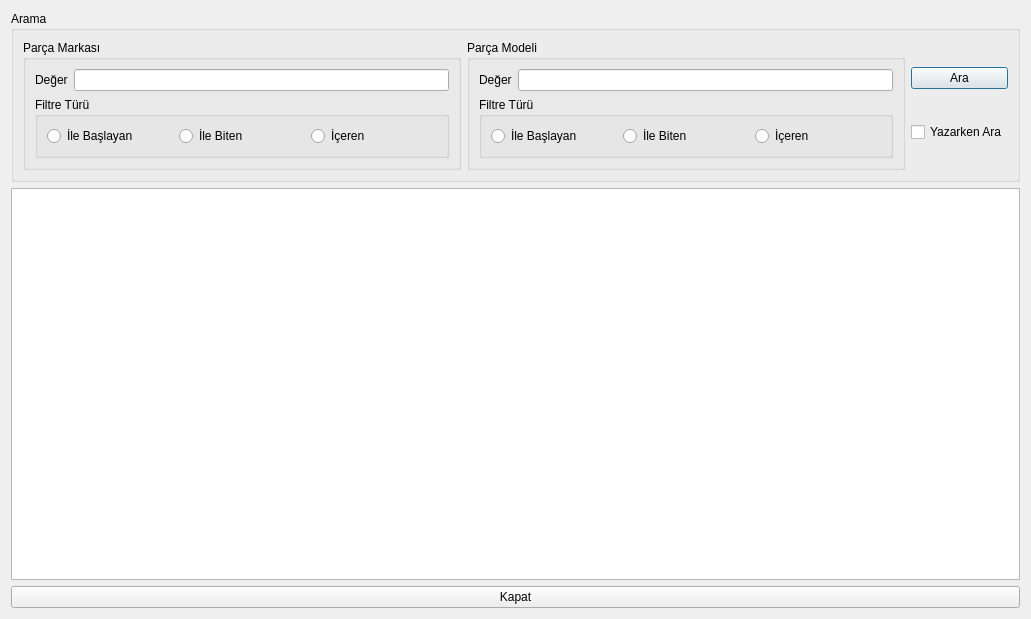
<?xml version="1.0" encoding="UTF-8"?>
<ui version="4.0">
 <class>TKNAnakartListe</class>
 <widget class="QDialog" name="TKNAnakartListe">
  <property name="geometry">
   <rect>
    <x>0</x>
    <y>0</y>
    <width>1031</width>
    <height>619</height>
   </rect>
  </property>
  <property name="windowTitle">
   <string>Dialog</string>
  </property>
  <layout class="QVBoxLayout" name="verticalLayout_4">
   <item>
    <widget class="QGroupBox" name="groupBox">
     <property name="title">
      <string>Arama</string>
     </property>
     <layout class="QHBoxLayout" name="horizontalLayout_7">
      <item>
       <widget class="QGroupBox" name="groupBox_2">
        <property name="title">
         <string>Parça Markası</string>
        </property>
        <layout class="QVBoxLayout" name="verticalLayout">
         <item>
          <layout class="QHBoxLayout" name="horizontalLayout_3">
           <item>
            <widget class="QLabel" name="label">
             <property name="text">
              <string>Değer</string>
             </property>
             <property name="buddy">
              <cstring>leParcaMarkaDegeri</cstring>
             </property>
            </widget>
           </item>
           <item>
            <widget class="QLineEdit" name="leParcaMarkaDegeri"/>
           </item>
          </layout>
         </item>
         <item>
          <widget class="QGroupBox" name="groupBox_4">
           <property name="title">
            <string>Filtre Türü</string>
           </property>
           <layout class="QHBoxLayout" name="horizontalLayout_2">
            <item>
             <layout class="QHBoxLayout" name="horizontalLayout">
              <item>
               <widget class="QRadioButton" name="rbParcaMarkaIleBaslayan">
                <property name="text">
                 <string>İle Başlayan</string>
                </property>
               </widget>
              </item>
              <item>
               <widget class="QRadioButton" name="rbParcaMarkaIleBiten">
                <property name="text">
                 <string>İle Biten</string>
                </property>
               </widget>
              </item>
              <item>
               <widget class="QRadioButton" name="rbParcaMarkaIceren">
                <property name="text">
                 <string>İçeren</string>
                </property>
               </widget>
              </item>
             </layout>
            </item>
           </layout>
          </widget>
         </item>
        </layout>
       </widget>
      </item>
      <item>
       <widget class="QGroupBox" name="groupBox_3">
        <property name="title">
         <string>Parça Modeli</string>
        </property>
        <layout class="QVBoxLayout" name="verticalLayout_2">
         <item>
          <layout class="QHBoxLayout" name="horizontalLayout_4">
           <item>
            <widget class="QLabel" name="label_2">
             <property name="text">
              <string>Değer</string>
             </property>
             <property name="buddy">
              <cstring>leParcaMarkaDegeri</cstring>
             </property>
            </widget>
           </item>
           <item>
            <widget class="QLineEdit" name="leParcaModelDegeri"/>
           </item>
          </layout>
         </item>
         <item>
          <widget class="QGroupBox" name="groupBox_5">
           <property name="title">
            <string>Filtre Türü</string>
           </property>
           <layout class="QHBoxLayout" name="horizontalLayout_5">
            <item>
             <layout class="QHBoxLayout" name="horizontalLayout_6">
              <item>
               <widget class="QRadioButton" name="rbParcaModelIleBaslayan">
                <property name="text">
                 <string>İle Başlayan</string>
                </property>
               </widget>
              </item>
              <item>
               <widget class="QRadioButton" name="rbParcaModelIleBiten">
                <property name="text">
                 <string>İle Biten</string>
                </property>
               </widget>
              </item>
              <item>
               <widget class="QRadioButton" name="rbParcaModelIceren">
                <property name="text">
                 <string>İçeren</string>
                </property>
               </widget>
              </item>
             </layout>
            </item>
           </layout>
          </widget>
         </item>
        </layout>
       </widget>
      </item>
      <item>
       <layout class="QVBoxLayout" name="verticalLayout_3">
        <item>
         <widget class="QPushButton" name="pushButton">
          <property name="text">
           <string>Ara</string>
          </property>
         </widget>
        </item>
        <item>
         <widget class="QCheckBox" name="cbYazarkenAra">
          <property name="text">
           <string>Yazarken Ara</string>
          </property>
         </widget>
        </item>
       </layout>
      </item>
     </layout>
    </widget>
   </item>
   <item>
    <widget class="QTableWidget" name="tableWidget"/>
   </item>
   <item>
    <widget class="QPushButton" name="pushButton_2">
     <property name="text">
      <string>Kapat</string>
     </property>
    </widget>
   </item>
  </layout>
 </widget>
 <resources/>
 <connections>
  <connection>
   <sender>cbYazarkenAra</sender>
   <signal>clicked(bool)</signal>
   <receiver>pushButton</receiver>
   <slot>setDisabled(bool)</slot>
   <hints>
    <hint type="sourcelabel">
     <x>935</x>
     <y>134</y>
    </hint>
    <hint type="destinationlabel">
     <x>944</x>
     <y>86</y>
    </hint>
   </hints>
  </connection>
  <connection>
   <sender>rbParcaMarkaIleBaslayan</sender>
   <signal>clicked()</signal>
   <receiver>TKNAnakartListe</receiver>
   <slot>Ara()</slot>
   <hints>
    <hint type="sourcelabel">
     <x>111</x>
     <y>131</y>
    </hint>
    <hint type="destinationlabel">
     <x>160</x>
     <y>189</y>
    </hint>
   </hints>
  </connection>
  <connection>
   <sender>rbParcaMarkaIleBiten</sender>
   <signal>clicked()</signal>
   <receiver>TKNAnakartListe</receiver>
   <slot>Ara()</slot>
   <hints>
    <hint type="sourcelabel">
     <x>217</x>
     <y>135</y>
    </hint>
    <hint type="destinationlabel">
     <x>259</x>
     <y>188</y>
    </hint>
   </hints>
  </connection>
  <connection>
   <sender>rbParcaMarkaIceren</sender>
   <signal>clicked()</signal>
   <receiver>TKNAnakartListe</receiver>
   <slot>Ara()</slot>
   <hints>
    <hint type="sourcelabel">
     <x>358</x>
     <y>132</y>
    </hint>
    <hint type="destinationlabel">
     <x>375</x>
     <y>189</y>
    </hint>
   </hints>
  </connection>
  <connection>
   <sender>rbParcaModelIleBaslayan</sender>
   <signal>clicked()</signal>
   <receiver>TKNAnakartListe</receiver>
   <slot>Ara()</slot>
   <hints>
    <hint type="sourcelabel">
     <x>530</x>
     <y>136</y>
    </hint>
    <hint type="destinationlabel">
     <x>564</x>
     <y>187</y>
    </hint>
   </hints>
  </connection>
  <connection>
   <sender>rbParcaModelIleBiten</sender>
   <signal>clicked()</signal>
   <receiver>TKNAnakartListe</receiver>
   <slot>Ara()</slot>
   <hints>
    <hint type="sourcelabel">
     <x>654</x>
     <y>132</y>
    </hint>
    <hint type="destinationlabel">
     <x>690</x>
     <y>189</y>
    </hint>
   </hints>
  </connection>
  <connection>
   <sender>rbParcaModelIceren</sender>
   <signal>clicked()</signal>
   <receiver>TKNAnakartListe</receiver>
   <slot>Ara()</slot>
   <hints>
    <hint type="sourcelabel">
     <x>793</x>
     <y>142</y>
    </hint>
    <hint type="destinationlabel">
     <x>810</x>
     <y>184</y>
    </hint>
   </hints>
  </connection>
  <connection>
   <sender>leParcaMarkaDegeri</sender>
   <signal>textChanged(QString)</signal>
   <receiver>TKNAnakartListe</receiver>
   <slot>Ara()</slot>
   <hints>
    <hint type="sourcelabel">
     <x>278</x>
     <y>78</y>
    </hint>
    <hint type="destinationlabel">
     <x>475</x>
     <y>186</y>
    </hint>
   </hints>
  </connection>
  <connection>
   <sender>leParcaModelDegeri</sender>
   <signal>textChanged(QString)</signal>
   <receiver>TKNAnakartListe</receiver>
   <slot>Ara()</slot>
   <hints>
    <hint type="sourcelabel">
     <x>547</x>
     <y>75</y>
    </hint>
    <hint type="destinationlabel">
     <x>904</x>
     <y>185</y>
    </hint>
   </hints>
  </connection>
  <connection>
   <sender>pushButton_2</sender>
   <signal>clicked()</signal>
   <receiver>TKNAnakartListe</receiver>
   <slot>accept()</slot>
   <hints>
    <hint type="sourcelabel">
     <x>456</x>
     <y>586</y>
    </hint>
    <hint type="destinationlabel">
     <x>1026</x>
     <y>585</y>
    </hint>
   </hints>
  </connection>
 </connections>
 <slots>
  <slot>Ara()</slot>
 </slots>
</ui>
